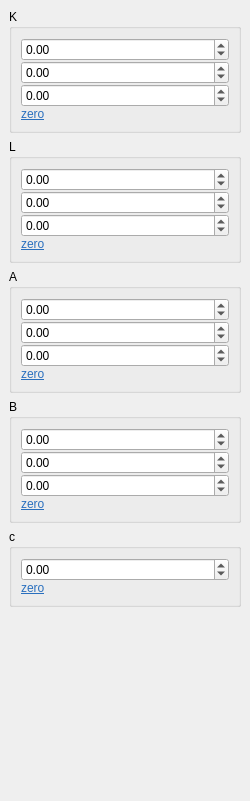
  <widget class="QDockWidget" name="dockWidgetParameters">
   <property name="minimumSize">
    <size>
     <width>250</width>
     <height>734</height>
    </size>
   </property>
   <property name="windowTitle">
    <string>&amp;Parameters</string>
   </property>
   <attribute name="dockWidgetArea">
    <number>2</number>
   </attribute>
   <widget class="QWidget" name="dockWidgetContentsParameters">
    <layout class="QVBoxLayout" name="verticalLayout_6">
     <item>
      <widget class="QGroupBox" name="groupBoxParamK">
       <property name="title">
        <string>K</string>
       </property>
       <layout class="QVBoxLayout" name="verticalLayout_4">
        <property name="spacing">
         <number>0</number>
        </property>
        <item>
         <widget class="QDoubleSpinBox" name="doubleSpinBoxKX">
          <property name="minimum">
           <double>-2000.000000000000000</double>
          </property>
          <property name="maximum">
           <double>2000.000000000000000</double>
          </property>
          <property name="singleStep">
           <double>0.100000000000000</double>
          </property>
         </widget>
        </item>
        <item>
         <widget class="QDoubleSpinBox" name="doubleSpinBoxKY">
          <property name="minimum">
           <double>-2000.000000000000000</double>
          </property>
          <property name="maximum">
           <double>2000.000000000000000</double>
          </property>
          <property name="singleStep">
           <double>0.100000000000000</double>
          </property>
         </widget>
        </item>
        <item>
         <widget class="QDoubleSpinBox" name="doubleSpinBoxKZ">
          <property name="minimum">
           <double>-2000.000000000000000</double>
          </property>
          <property name="maximum">
           <double>2000.000000000000000</double>
          </property>
          <property name="singleStep">
           <double>0.100000000000000</double>
          </property>
         </widget>
        </item>
        <item>
         <widget class="QLabel" name="labelZeroK">
          <property name="text">
           <string>&lt;html&gt;&lt;head/&gt;&lt;body&gt;&lt;p&gt;&lt;a href=&quot; &quot;&gt;&lt;span style=&quot; text-decoration: underline; color:#296fbe;&quot;&gt;zero&lt;/span&gt;&lt;/a&gt;&lt;/p&gt;&lt;/body&gt;&lt;/html&gt;</string>
          </property>
         </widget>
        </item>
       </layout>
      </widget>
     </item>
     <item>
      <widget class="QGroupBox" name="groupBoxParamL">
       <property name="title">
        <string>L</string>
       </property>
       <layout class="QVBoxLayout" name="verticalLayout_5">
        <property name="spacing">
         <number>0</number>
        </property>
        <item>
         <widget class="QDoubleSpinBox" name="doubleSpinBoxLX">
          <property name="minimum">
           <double>-2000.000000000000000</double>
          </property>
          <property name="maximum">
           <double>2000.000000000000000</double>
          </property>
          <property name="singleStep">
           <double>0.100000000000000</double>
          </property>
         </widget>
        </item>
        <item>
         <widget class="QDoubleSpinBox" name="doubleSpinBoxLY">
          <property name="minimum">
           <double>-2000.000000000000000</double>
          </property>
          <property name="maximum">
           <double>2000.000000000000000</double>
          </property>
          <property name="singleStep">
           <double>0.100000000000000</double>
          </property>
         </widget>
        </item>
        <item>
         <widget class="QDoubleSpinBox" name="doubleSpinBoxLZ">
          <property name="minimum">
           <double>-2000.000000000000000</double>
          </property>
          <property name="maximum">
           <double>2000.000000000000000</double>
          </property>
          <property name="singleStep">
           <double>0.100000000000000</double>
          </property>
         </widget>
        </item>
        <item>
         <widget class="QLabel" name="labelZeroL">
          <property name="text">
           <string>&lt;html&gt;&lt;head/&gt;&lt;body&gt;&lt;p&gt;&lt;a href=&quot; &quot;&gt;&lt;span style=&quot; text-decoration: underline; color:#296fbe;&quot;&gt;zero&lt;/span&gt;&lt;/a&gt;&lt;/p&gt;&lt;/body&gt;&lt;/html&gt;</string>
          </property>
         </widget>
        </item>
       </layout>
      </widget>
     </item>
     <item>
      <widget class="QGroupBox" name="groupBoxParamA">
       <property name="title">
        <string>A</string>
       </property>
       <layout class="QVBoxLayout" name="verticalLayout_7">
        <property name="spacing">
         <number>0</number>
        </property>
        <item>
         <widget class="QDoubleSpinBox" name="doubleSpinBoxAX">
          <property name="minimum">
           <double>-2000.000000000000000</double>
          </property>
          <property name="maximum">
           <double>2000.000000000000000</double>
          </property>
          <property name="singleStep">
           <double>0.100000000000000</double>
          </property>
         </widget>
        </item>
        <item>
         <widget class="QDoubleSpinBox" name="doubleSpinBoxAY">
          <property name="minimum">
           <double>-2000.000000000000000</double>
          </property>
          <property name="maximum">
           <double>2000.000000000000000</double>
          </property>
          <property name="singleStep">
           <double>0.100000000000000</double>
          </property>
         </widget>
        </item>
        <item>
         <widget class="QDoubleSpinBox" name="doubleSpinBoxAZ">
          <property name="minimum">
           <double>-2000.000000000000000</double>
          </property>
          <property name="maximum">
           <double>2000.000000000000000</double>
          </property>
          <property name="singleStep">
           <double>0.100000000000000</double>
          </property>
         </widget>
        </item>
        <item>
         <widget class="QLabel" name="labelZeroA">
          <property name="text">
           <string>&lt;html&gt;&lt;head/&gt;&lt;body&gt;&lt;p&gt;&lt;a href=&quot; &quot;&gt;&lt;span style=&quot; text-decoration: underline; color:#296fbe;&quot;&gt;zero&lt;/span&gt;&lt;/a&gt;&lt;/p&gt;&lt;/body&gt;&lt;/html&gt;</string>
          </property>
         </widget>
        </item>
       </layout>
      </widget>
     </item>
     <item>
      <widget class="QGroupBox" name="groupBoxParamB">
       <property name="title">
        <string>B</string>
       </property>
       <layout class="QVBoxLayout" name="verticalLayout_8">
        <property name="spacing">
         <number>0</number>
        </property>
        <item>
         <widget class="QDoubleSpinBox" name="doubleSpinBoxBX">
          <property name="minimum">
           <double>-2000.000000000000000</double>
          </property>
          <property name="maximum">
           <double>2000.000000000000000</double>
          </property>
          <property name="singleStep">
           <double>0.100000000000000</double>
          </property>
         </widget>
        </item>
        <item>
         <widget class="QDoubleSpinBox" name="doubleSpinBoxBY">
          <property name="minimum">
           <double>-2000.000000000000000</double>
          </property>
          <property name="maximum">
           <double>2000.000000000000000</double>
          </property>
          <property name="singleStep">
           <double>0.100000000000000</double>
          </property>
         </widget>
        </item>
        <item>
         <widget class="QDoubleSpinBox" name="doubleSpinBoxBZ">
          <property name="minimum">
           <double>-2000.000000000000000</double>
          </property>
          <property name="maximum">
           <double>2000.000000000000000</double>
          </property>
          <property name="singleStep">
           <double>0.100000000000000</double>
          </property>
         </widget>
        </item>
        <item>
         <widget class="QLabel" name="labelZeroB">
          <property name="text">
           <string>&lt;html&gt;&lt;head/&gt;&lt;body&gt;&lt;p&gt;&lt;a href=&quot; &quot;&gt;&lt;span style=&quot; text-decoration: underline; color:#296fbe;&quot;&gt;zero&lt;/span&gt;&lt;/a&gt;&lt;/p&gt;&lt;/body&gt;&lt;/html&gt;</string>
          </property>
         </widget>
        </item>
       </layout>
      </widget>
     </item>
     <item>
      <widget class="QGroupBox" name="groupBoxParamc">
       <property name="title">
        <string>c</string>
       </property>
       <layout class="QVBoxLayout" name="verticalLayout_9">
        <property name="spacing">
         <number>0</number>
        </property>
        <item>
         <widget class="QDoubleSpinBox" name="doubleSpinBoxC">
          <property name="minimum">
           <double>-2000.000000000000000</double>
          </property>
          <property name="maximum">
           <double>2000.000000000000000</double>
          </property>
          <property name="singleStep">
           <double>0.100000000000000</double>
          </property>
         </widget>
        </item>
        <item>
         <widget class="QLabel" name="labelZeroC">
          <property name="text">
           <string>&lt;html&gt;&lt;head/&gt;&lt;body&gt;&lt;p&gt;&lt;a href=&quot; &quot;&gt;&lt;span style=&quot; text-decoration: underline; color:#296fbe;&quot;&gt;zero&lt;/span&gt;&lt;/a&gt;&lt;/p&gt;&lt;/body&gt;&lt;/html&gt;</string>
          </property>
         </widget>
        </item>
       </layout>
      </widget>
     </item>
     <item>
      <spacer name="verticalSpacerParams">
       <property name="orientation">
        <enum>Qt::Vertical</enum>
       </property>
       <property name="sizeHint" stdset="0">
        <size>
         <width>20</width>
         <height>185</height>
        </size>
       </property>
      </spacer>
     </item>
    </layout>
   </widget>
  </widget>
